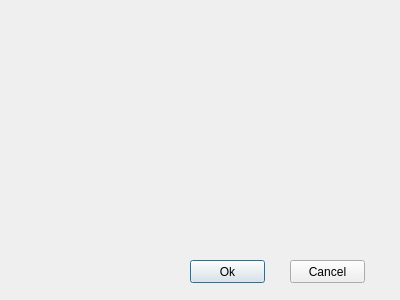
<?xml version="1.0" encoding="UTF-8"?>
<ui version="4.0">
 <class>sfcSurf</class>
 <widget class="QDialog" name="sfcSurf">
  <property name="geometry">
   <rect>
    <x>0</x>
    <y>0</y>
    <width>400</width>
    <height>300</height>
   </rect>
  </property>
  <property name="windowTitle">
   <string>Surface Reconstructor properties</string>
  </property>
  <widget class="QPushButton" name="ok">
   <property name="geometry">
    <rect>
     <x>190</x>
     <y>260</y>
     <width>75</width>
     <height>23</height>
    </rect>
   </property>
   <property name="text">
    <string>Ok</string>
   </property>
  </widget>
  <widget class="QPushButton" name="cancel">
   <property name="geometry">
    <rect>
     <x>290</x>
     <y>260</y>
     <width>75</width>
     <height>23</height>
    </rect>
   </property>
   <property name="focusPolicy">
    <enum>Qt::NoFocus</enum>
   </property>
   <property name="text">
    <string>Cancel</string>
   </property>
  </widget>
 </widget>
 <resources/>
 <connections/>
</ui>
